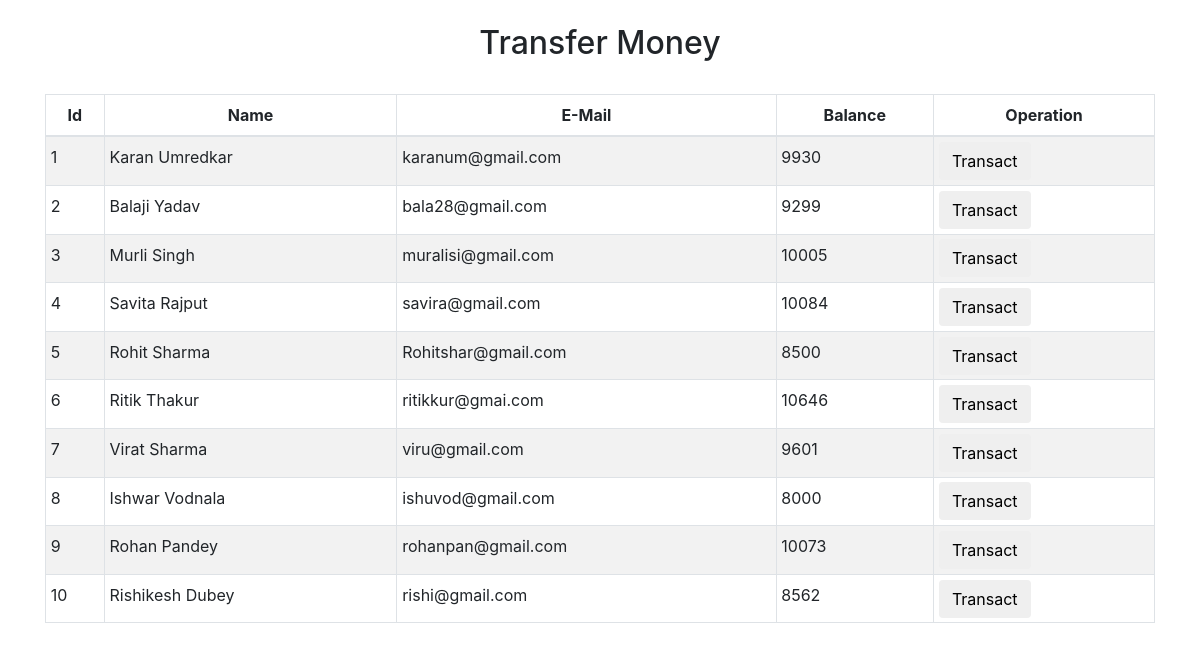
The app's page /sparkbank/accounts2.php with its own data.
### tables this page shows
CREATE TABLE IF NOT EXISTS `accounts` (
  `ID` int(10) NOT NULL,
  `Name` varchar(20) NOT NULL,
  `E-mail` varchar(30) NOT NULL,
  `Balance` int(10) NOT NULL
);

### sparkbank/accounts2.php (the view, shortened to what this page needs)
<!DOCTYPE html>
<html lang="en">
<head>
    <link rel="stylesheet" href="https://maxcdn.bootstrapcdn.com/bootstrap/4.0.0/css/bootstrap.min.css">
</head>
<body>
<?php
    include 'dbconnect.php';
    $sql = "SELECT * FROM accounts";
    $result = mysqli_query($conn,$sql);
?>
<div class="container">
        <h2 class="text-center pt-4">Transfer Money</h2>
        <br>
            <div class="row">
                <div class="col">
                    <div class="table-responsive-sm">
                    <table class="table table-hover table-sm table-striped table-condensed table-bordered">
                        <thead>
                            <tr>
                            <th scope="col" class="text-center py-2">Id</th>
                            <th scope="col" class="text-center py-2">Name</th>
                            <th scope="col" class="text-center py-2">E-Mail</th>
                            <th scope="col" class="text-center py-2">Balance</th>
                            <th scope="col" class="text-center py-2">Operation</th>
                            </tr>
                        </thead>
                        <tbody>
                <?php
                    while($rows=mysqli_fetch_assoc($result)){
                ?>
                    <tr>
                        <td class="py-2"><?php echo $rows['ID'] ?></td>
                        <td class="py-2"><?php echo $rows['Name']?></td>
                        <td class="py-2"><?php echo $rows['E-mail']?></td>
                        <td class="py-2"><?php echo $rows['Balance']?></td>
                        <td><a href="transaction.php?id= <?php echo $rows['ID'] ;?>"> <button type="button" class="btn">Transact</button></a></td>
                    </tr>
                <?php
                    }
                ?>
                        </tbody>
                    </table>
                    </div>
                </div>
            </div>
         </div>
</body>
</html>

### sparkbank/accounts2.php (style rules this page uses)
button { transition: 1.5s; }

### records on screen
accounts: ID "1", Name "Karan Umredkar", value "karanum@gmail.com", Balance "9930"
accounts: ID "2", Name "Balaji Yadav", value "bala28@gmail.com", Balance "9299"
accounts: ID "3", Name "Murli Singh", value "muralisi@gmail.com", Balance "10005"
accounts: ID "4", Name "Savita Rajput", value "savira@gmail.com", Balance "10084"
accounts: ID "5", Name "Rohit Sharma", value "Rohitshar@gmail.com", Balance "8500"
accounts: ID "6", Name "Ritik Thakur", value "ritikkur@gmai.com", Balance "10646"
accounts: ID "7", Name "Virat Sharma", value "viru@gmail.com", Balance "9601"
accounts: ID "8", Name "Ishwar Vodnala", value "ishuvod@gmail.com", Balance "8000"
accounts: ID "9", Name "Rohan Pandey", value "rohanpan@gmail.com", Balance "10073"
accounts: ID "10", Name "Rishikesh Dubey", value "rishi@gmail.com", Balance "8562"
